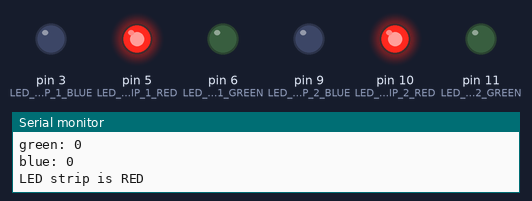
A sketch run on a simulated Arduino Uno, built with avr-gcc and run on an emulated ATmega328P. Shown: output pins drawn as LEDs (lit = HIGH), the last lines printed to the serial monitor.

Above: at 0.05 s.
At 2.25 s:
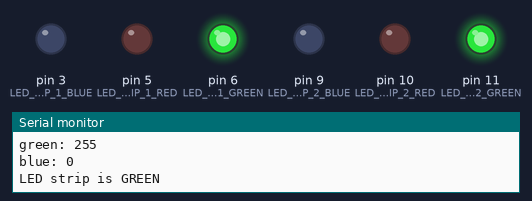
At 4.45 s:
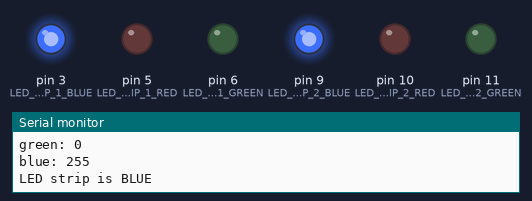
At 5.55 s:
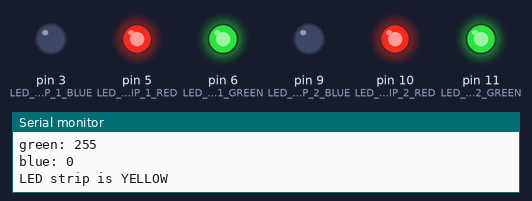
At 6.7 s:
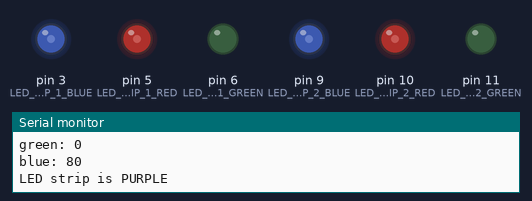
At 8.95 s:
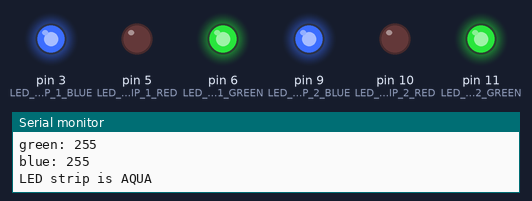
Timing chart, 0 to 11.7 s (numbered marks = the images above):
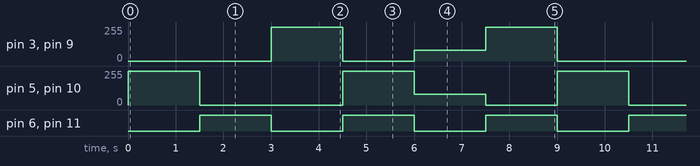

The sketch:

TP1_Two_RGB_LED_strips.ino
```cpp
/*

  How to control 2 RGB LED strips with an Arduino UNO R3.

  Requirements:
    - Arduino UNO R3
    - ULN2803 x 2

  | ULN2803 1   | Arduino
  |-------------|----------------------------
  | VIN         | 12V (External power supply)
  | GND         | GND
  | BLUE        | 3
  | RED         | 5
  | GREEN       | 6

  | ULN2803 2   | Arduino
  |-------------|----------------------------
  | VIN         | 12V (External power supply)
  | GND         | GND
  | BLUE        | 9
  | RED         | 10
  | GREEN       | 11

*/

//LED strip 1
int LED_STRIP_1_BLUE  = 3;
int LED_STRIP_1_RED   = 5;
int LED_STRIP_1_GREEN = 6;

//LED strip 2
int LED_STRIP_2_BLUE  = 9;
int LED_STRIP_2_RED   = 10;
int LED_STRIP_2_GREEN = 11;

int sleep = 1500;

void setup()
{
  Serial.begin(9600);

  pinMode(LED_STRIP_1_RED, OUTPUT);
  pinMode(LED_STRIP_1_GREEN, OUTPUT);
  pinMode(LED_STRIP_1_BLUE, OUTPUT);

  pinMode(LED_STRIP_2_RED, OUTPUT);
  pinMode(LED_STRIP_2_GREEN, OUTPUT);
  pinMode(LED_STRIP_2_BLUE, OUTPUT);
}

void loop()
{
  setColor(255, 0, 0);  // red
  Serial.println("LED strip is RED");
  delay(sleep);

  setColor(0, 255, 0);  // green
  Serial.println("LED strip is GREEN");
  delay(sleep);

  setColor(0, 0, 255);  // blue
  Serial.println("LED strip is BLUE");
  delay(sleep);

  setColor(255, 255, 0);  // yellow
  Serial.println("LED strip is YELLOW");
  delay(sleep);

  setColor(80, 0, 80);  // purple
  Serial.println("LED strip is PURPLE");
  delay(sleep);

  setColor(0, 255, 255);  // aqua
  Serial.println("LED strip is AQUA");
  delay(sleep);
}

void setColor(int red, int green, int blue)
{
  #ifdef COMMON_ANODE
    red = 255 - red;
    green = 255 - green;
    blue = 255 - blue;
  #endif

  analogWrite(LED_STRIP_1_RED, red);
  analogWrite(LED_STRIP_1_GREEN, green);
  analogWrite(LED_STRIP_1_BLUE, blue);

  analogWrite(LED_STRIP_2_RED, red);
  analogWrite(LED_STRIP_2_GREEN, green);
  analogWrite(LED_STRIP_2_BLUE, blue);

  Serial.println(" ");
  Serial.print("red: ");
  Serial.println(red);

  Serial.print("green: ");
  Serial.println(green);

  Serial.print("blue: ");
  Serial.println(blue);
}
```

Measured:
- by itself, pin 6 (LED_STRIP_1_GREEN), pin 11 (LED_STRIP_2_GREEN): alternates HIGH for 1.5 s and LOW for 1.5 s
- by itself, pin 5 (LED_STRIP_1_RED), pin 10 (LED_STRIP_2_RED): repeats every 9.0 s: 0/255 3.0 s, 255/255 1.5 s, 80/255 1.5 s, 0/255 1.5 s, 255/255 1.5 s
- by itself, pin 3 (LED_STRIP_1_BLUE), pin 9 (LED_STRIP_2_BLUE): repeats every 9.0 s: 0/255 1.5 s, 80/255 1.5 s, 255/255 1.5 s, 0/255 3.0 s, 255/255 1.5 s
